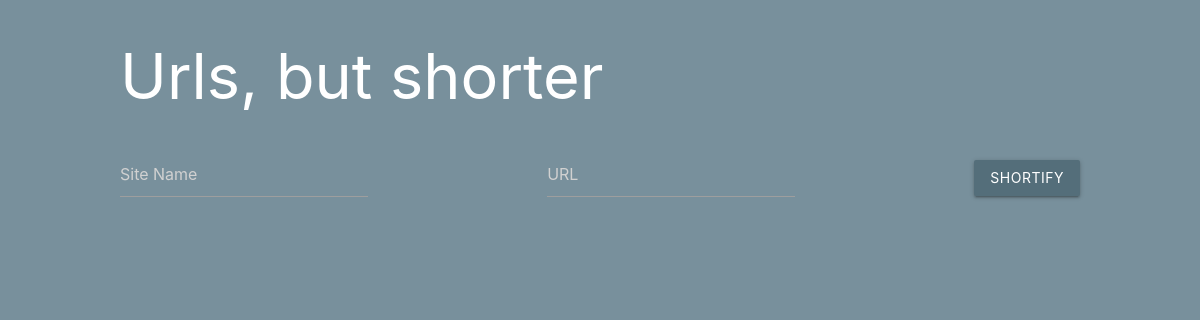
Before: /urlshort/ with the older database file.
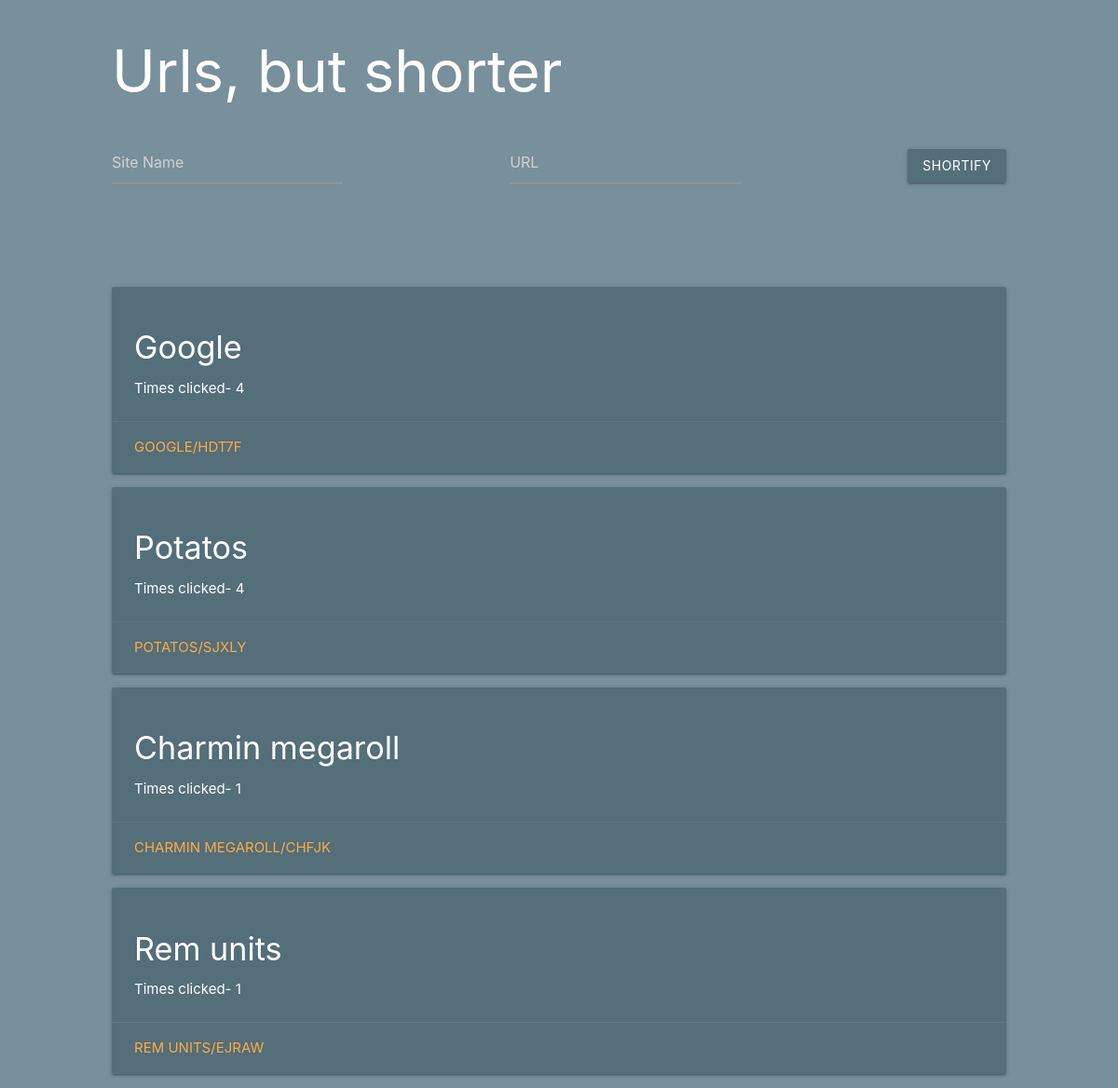
After: the same page with the newer database file.
### urlshort/models.py (models this page shows, shortened)
class UrlInput(models.Model):
    site_name = models.CharField(max_length=20)
    old_url = models.CharField(max_length=200)
    short_url = models.CharField(max_length=20)
    click_count = models.IntegerField()

### urlshort/views.py (the view)
# urls.py: path('', views.index, name='index'),
def index(request):
    urls = UrlInput.objects.all()
    context = {
    'urls' : urls
    }
    return render(request, 'urlshort/index.html', context)

### urlshort/templates/urlshort/index.html (shortened to what this page needs)
{% extends 'urlshort/base.html' %}
{% block content %}
    <form action="{% url 'urlshort:saveurl' %}" method="POST" class="inputform">
      <header>
        <h1 class="white-text">Urls, but shorter</h1>
    </header>
    <div class="input">
              <div class="input-field">
                  <input placeholder="Site Name" id="site_name" type="text" class="validate" name="site_name">
              </div>
              <div class="input-field col s6">
                  <input placeholder="URL" id="old_url" type="text" class="validate" name="old_url">
              </div>
      <button type="submit" class="waves-effect waves-light btn blue-grey darken-1">Shortify</button>
    </div>
    </form>
    <div class="bigoldiv">
      <div class="blocker">
      </div>
    {% for url in urls %}
      <div class="card horizontal hoverable blue-grey darken-1">
        <div class="card-stacked">
          <div class="card-content white-text" >
              <h4>{{url.site_name}}</h4>
            <p>Times clicked- {{url.click_count}}</p>
          </div>
          <div class="card-action">
            <a target="_blank" href="{% url 'urlshort:sendit' url.short_url %}">{{url.site_name}}/{{url.short_url}}</a>
          </div>
        </div>
      </div>
    {% endfor %}
    {% endblock %}

Changed rows visible on the page:
added UrlInput: site_name "Google", click_count "4", site_name "GOOGLE", short_url "HDT7F"
added UrlInput: site_name "Potatos", click_count "4", site_name "POTATOS", short_url "SJXLY"
added UrlInput: site_name "Charmin megaroll", click_count "1", site_name "CHARMIN MEGAROLL", short_url "CHFJK"
added UrlInput: site_name "Rem units", click_count "1", site_name "REM UNITS", short_url "EJRAW"
